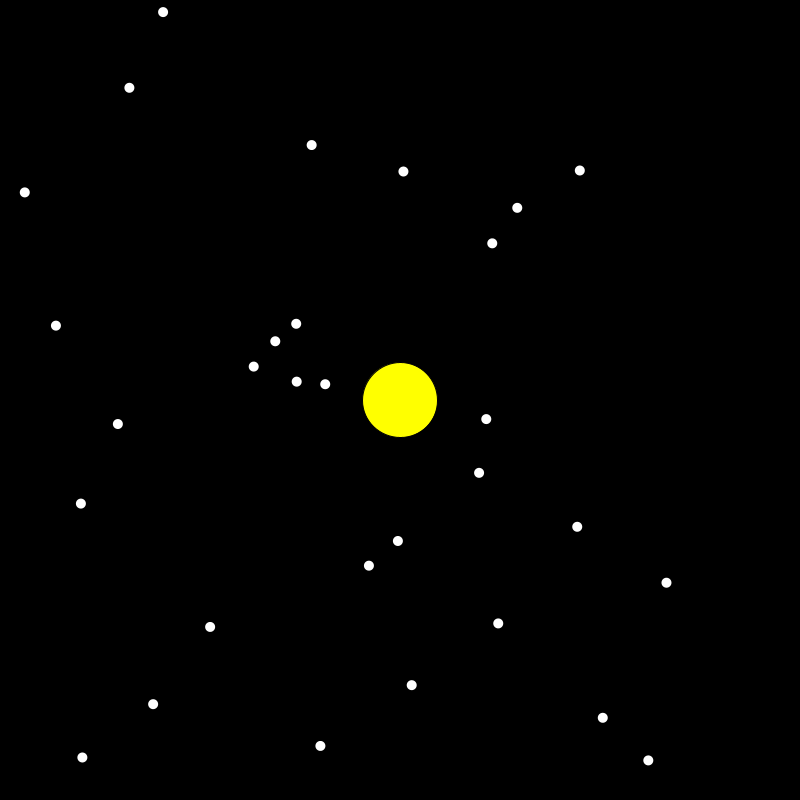
Frame 1 (no input)
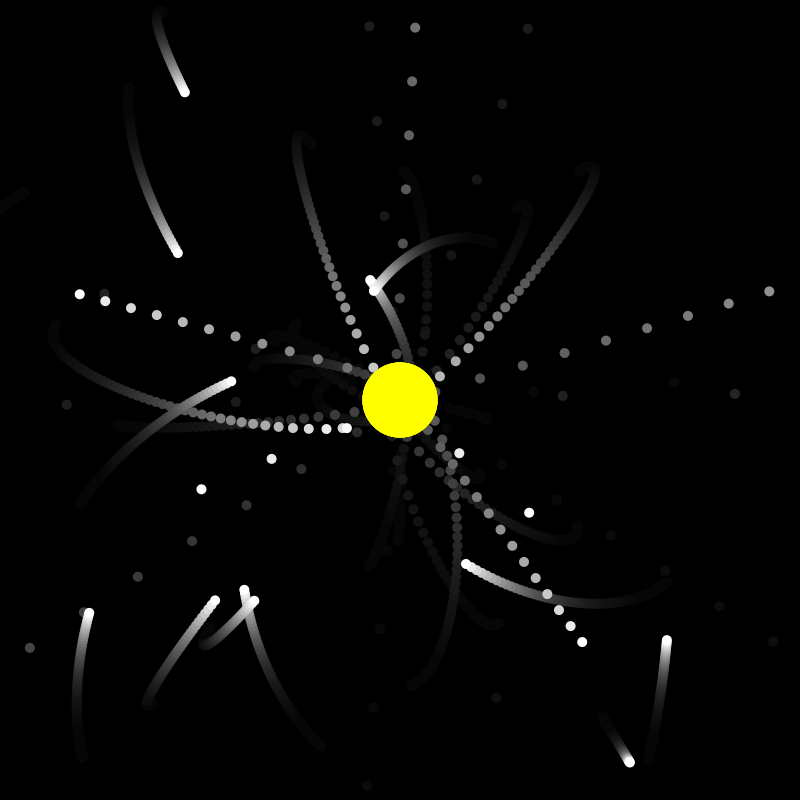
Frame 60 (the mouse pressed at the canvas centre just before this capture)
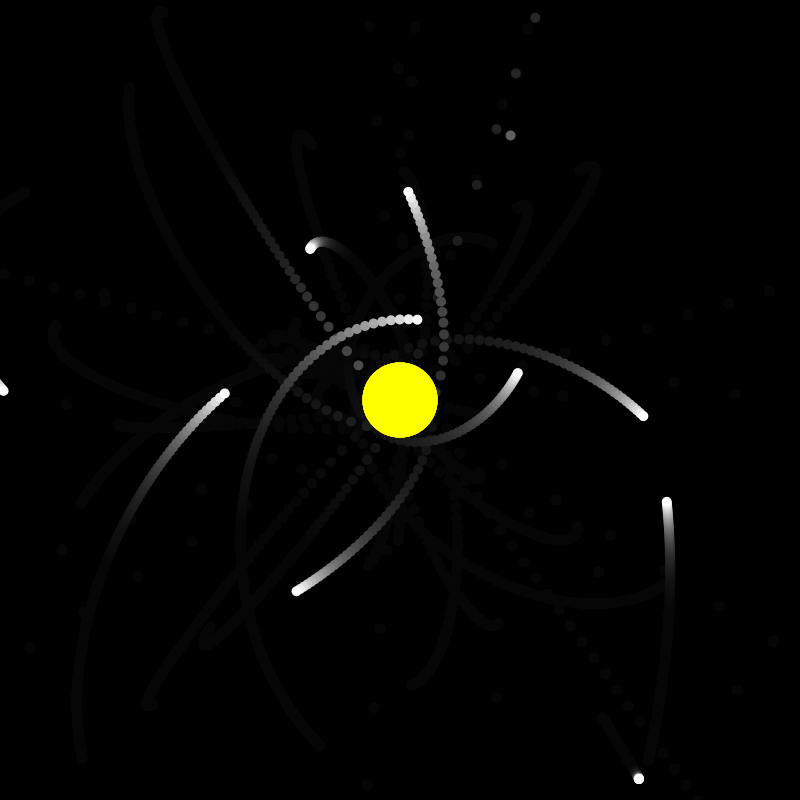
Frame 120 (the mouse held since frame 60 and released just before this capture)

The Processing sketch that drew these frames (run headless with seeded random() and noise(); from frame 60 on, the mouse is pressed at the canvas centre):

// Processing sketch: Gravity
// ── Gravity.pde
Planet Planets[];
Star Sun;
float G = 100;

void setup() {
  background(0);
  size(800, 800);
  Planets = new Planet[30];
  for (int i = 0; i < Planets.length; i++) {
    Planets[i] = new Planet(random(width), random(height), random(-2, 2), random(-2, 2), random(0.1, 5));
  }
  Sun = new Star(width/2, height/2, 40);
}

void draw() {
  fill(0, 20);
  rect(0, 0, width, height);
  Sun.Show();
  for (int i = 0; i < Planets.length; i++) {
    Planets[i].Show();
    Planets[i].Update();
    Planets[i].CalculateForces(Sun);
  }
}

// ── Planet_Class.pde
class Planet {
  PVector Position;
  PVector Velocity;
  PVector Acceleration;
  PVector ToAdd;
  float Mass;
  float Radius;
  Planet(float XPos, float YPos, float XVel, float YVel, float mass) {
    Position = new PVector(XPos, YPos);
    Velocity = new PVector(XVel, YVel);
    Acceleration = new PVector(0, 0);
    ToAdd = new PVector(0, 0);
    Mass = mass;
    Radius = 2*Mass;
  }

  void Show() {
    noStroke();
    fill(255);
    ellipse(Position.x, Position.y, 10, 10);
  }

  void Update() {
    Position.y += Velocity.y;
    Position.x += Velocity.x;
  }

  void CalculateForces(Star Sun) {
    PVector Force = PVector.sub(Sun.Position, Position);
    float Distance = Force.mag();
    Force.normalize();
    float Strength  = (G * Mass * Sun.Mass) / (sq(Distance));
    Force.mult(Strength);
    Velocity.add(Force);
  }
}

// ── Star_Class.pde
class Star {
  PVector Position;
  float Mass;
  Star(float XPos, float YPos, float mass) {
    Position = new PVector(XPos,YPos);
    Mass = mass;
  }
  
  void Show() {
    fill(255,255,0);
    ellipse(Position.x,Position.y,75,75);
  }
}
